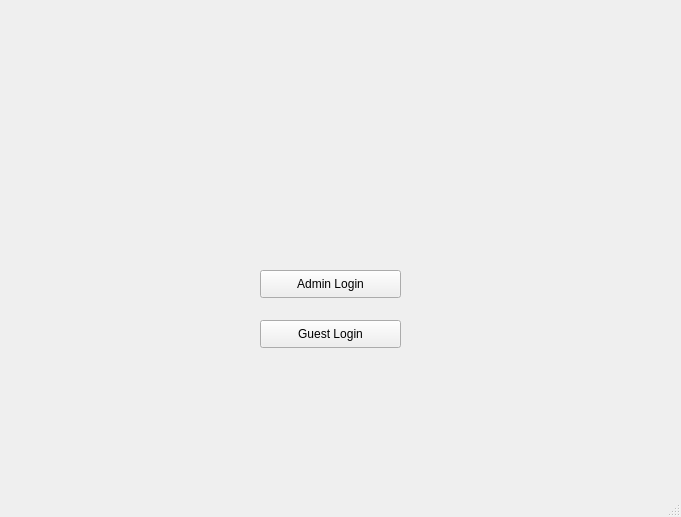
<?xml version="1.0" encoding="UTF-8"?>
<ui version="4.0">
 <class>MainWindow</class>
 <widget class="QMainWindow" name="MainWindow">
  <property name="geometry">
   <rect>
    <x>0</x>
    <y>0</y>
    <width>681</width>
    <height>517</height>
   </rect>
  </property>
  <property name="windowTitle">
   <string>MainWindow</string>
  </property>
  <widget class="QWidget" name="centralwidget">
   <widget class="QLabel" name="label">
    <property name="geometry">
     <rect>
      <x>-50</x>
      <y>20</y>
      <width>801</width>
      <height>291</height>
     </rect>
    </property>
    <property name="text">
     <string/>
    </property>
    <property name="pixmap">
     <pixmap>WIND LOGO.png</pixmap>
    </property>
    <property name="scaledContents">
     <bool>true</bool>
    </property>
   </widget>
   <widget class="QPushButton" name="adminlog">
    <property name="geometry">
     <rect>
      <x>260</x>
      <y>270</y>
      <width>141</width>
      <height>28</height>
     </rect>
    </property>
    <property name="text">
     <string>Admin Login</string>
    </property>
   </widget>
   <widget class="QPushButton" name="guestlog">
    <property name="geometry">
     <rect>
      <x>260</x>
      <y>320</y>
      <width>141</width>
      <height>28</height>
     </rect>
    </property>
    <property name="text">
     <string>Guest Login</string>
    </property>
   </widget>
  </widget>
  <widget class="QMenuBar" name="menubar">
   <property name="geometry">
    <rect>
     <x>0</x>
     <y>0</y>
     <width>681</width>
     <height>26</height>
    </rect>
   </property>
  </widget>
  <widget class="QStatusBar" name="statusbar"/>
 </widget>
 <resources/>
 <connections/>
</ui>
